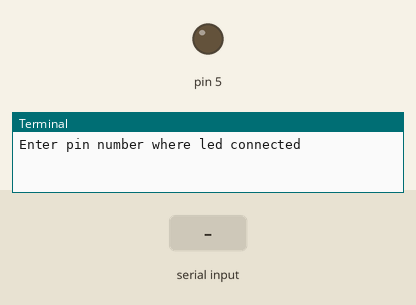
The program below on a simulated Raspberry Pi (header pin numbers). Parts: output pins drawn as LEDs (lit = HIGH), the last lines printed to the terminal. Dashed ring = blinking. The test bench sets the inputs (shaded band).

Above: at 1.2 s.
1.3 s: "5" typed at the terminal
At 2.5 s:
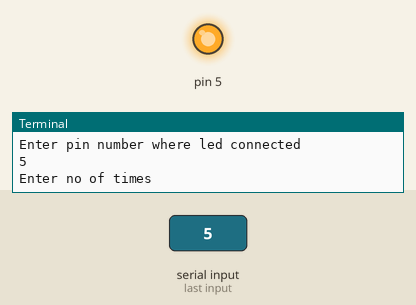
2.8 s: "90" typed at the terminal
4.3 s: "1" typed at the terminal
At 7.1 s:
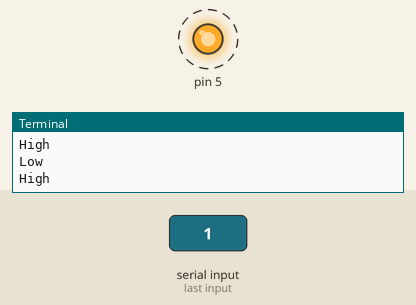
Timing chart, 0 to 12.8 s (numbered marks = the images above; inputs shaded):
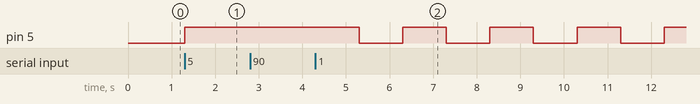

Measured:
- after the input at 1.3 s, pin 5: LOW → HIGH at once
- after the input at 4.3 s, pin 5: alternates HIGH for 1.0 s and LOW for 1.0 s, starting after 1.0 s

The program:

led_blink_dynamic_port.py
```python
import RPi.GPIO as gpio
import time

#print(gpio.RPI_INFO)

pin_num=raw_input("Enter pin number where led connected ")

led=int(pin_num)

gpio.setmode(gpio.BOARD)
gpio.setup(led,gpio.OUT,initial=gpio.HIGH)

num=raw_input("Enter no of times ")
freq=raw_input("Enter on/off time ")

for i in range (0,int(num)):
	gpio.output(led,1)
	print("High")
	time.sleep(float(freq))
	gpio.output(led,0)
	print("Low")
	time.sleep(float(freq))


gpio.cleanup()
```
